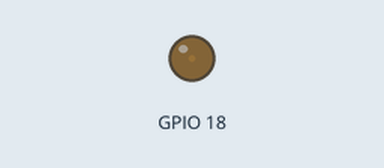
Simulated run of this program. Board: Raspberry Pi (BCM pin numbers). Parts: output pins drawn as LEDs (lit = HIGH).

Above: at 0.05 s.
At 1.8 s:
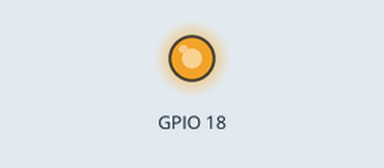
At 2.7 s:
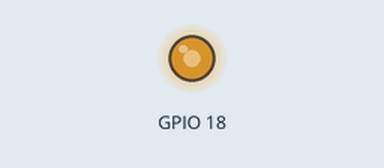
At 3.6 s:
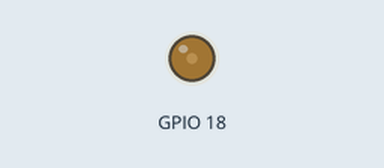
Timing chart, 0 to 5.2 s (numbered marks = the images above):
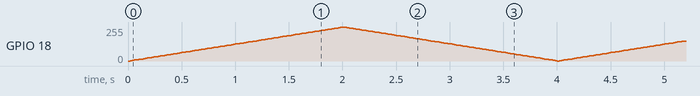

The program:

05_pwm.py
```python
import RPi.GPIO as GPIO
import time

led = 18
steps = 100
delay = 2/steps # seconds to cycle for
GPIO.setmode(GPIO.BCM)
GPIO.setup(led, GPIO.OUT)
p = GPIO.PWM(led, 400)
p.start(0)

try:
	while True:
		for x in range(0,steps):
			p.ChangeDutyCycle(x)
            time.sleep(delay)
		for x in range(steps,0,-1):
			p.ChangeDutyCycle(x)
            time.sleep(delay)

except Exception as e:
	GPIO.cleanup()
    print(e)
```
